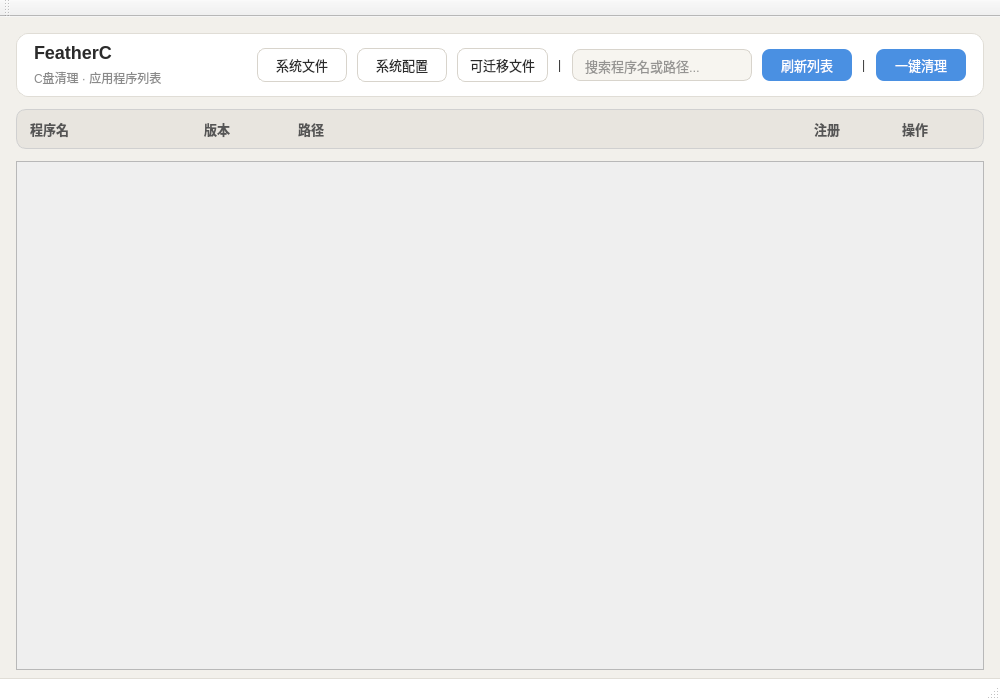
<?xml version="1.0" encoding="UTF-8"?>
<ui version="4.0">
 <class>FeatherCClass</class>
 <widget class="QMainWindow" name="FeatherCClass">
  <property name="geometry">
   <rect>
    <x>0</x>
    <y>0</y>
    <width>1000</width>
    <height>700</height>
   </rect>
  </property>
  <property name="minimumSize">
   <size>
    <width>800</width>
    <height>500</height>
   </size>
  </property>
  <property name="windowTitle">
   <string>FeatherC · C盘清理工具</string>
  </property>
  <property name="styleSheet">
   <string notr="true">/* 整体背景：浅暖灰 */
QMainWindow {
    background-color: #F2F0EB;
}

/* 中央容器 */
QWidget#centralWidget {
    background-color: #F2F0EB;
}

/* 更多按钮菜单 */
QMenu {
    background-color: #FFFFFF;
    border: 1px solid #D8D4CC;
    border-radius: 8px;
    padding: 6px;
}
QMenu::item {
    padding: 6px 22px;
    border-radius: 6px;
    font-size: 13px;
    color: #2B2B2B;
}
QMenu::item:selected {
    background-color: #E8F0FB;
    color: #2C6BA8;
}
QMenu::separator {
    height: 1px;
    background: #E0DDD6;
    margin: 4px 8px;
}

/* 滚动条美化 */
QScrollBar:vertical {
    background: transparent;
    width: 10px;
    margin: 0;
}
QScrollBar::handle:vertical {
    background: #C8C4BC;
    border-radius: 5px;
    min-height: 30px;
}
QScrollBar::handle:vertical:hover {
    background: #A8A49C;
}
QScrollBar::add-line:vertical,
QScrollBar::sub-line:vertical {
    height: 0;
}
QScrollBar::add-page:vertical,
QScrollBar::sub-page:vertical {
    background: transparent;
}</string>
  </property>
  <widget class="QWidget" name="centralWidget">
   <layout class="QVBoxLayout" name="rootLayout">
    <property name="spacing">
     <number>12</number>
    </property>
    <property name="leftMargin">
     <number>16</number>
    </property>
    <property name="topMargin">
     <number>16</number>
    </property>
    <property name="rightMargin">
     <number>16</number>
    </property>
    <property name="bottomMargin">
     <number>8</number>
    </property>
    <item>
     <widget class="QWidget" name="topBar" native="true">
      <property name="minimumSize">
       <size>
        <width>0</width>
        <height>64</height>
       </size>
      </property>
      <property name="maximumSize">
       <size>
        <width>16777215</width>
        <height>64</height>
       </size>
      </property>
      <property name="styleSheet">
       <string notr="true">QWidget#topBar {
    background-color: #FFFFFF;
    border: 1px solid #E0DDD6;
    border-radius: 12px;
}</string>
      </property>
      <layout class="QHBoxLayout" name="topLayout">
       <property name="spacing">
        <number>10</number>
       </property>
       <property name="leftMargin">
        <number>18</number>
       </property>
       <property name="topMargin">
        <number>8</number>
       </property>
       <property name="rightMargin">
        <number>18</number>
       </property>
       <property name="bottomMargin">
        <number>8</number>
       </property>
       <item>
        <layout class="QVBoxLayout" name="titleBox">
         <property name="spacing">
          <number>2</number>
         </property>
         <item>
          <widget class="QLabel" name="titleLabel">
           <property name="styleSheet">
            <string notr="true">QLabel#titleLabel {
    font-size: 18px;
    font-weight: bold;
    color: #2B2B2B;
}</string>
           </property>
           <property name="text">
            <string>FeatherC</string>
           </property>
          </widget>
         </item>
         <item>
          <widget class="QLabel" name="subTitleLabel">
           <property name="styleSheet">
            <string notr="true">QLabel#subTitleLabel {
    font-size: 12px;
    color: #8A8A8A;
}</string>
           </property>
           <property name="text">
            <string>C盘清理 · 应用程序列表</string>
           </property>
          </widget>
         </item>
        </layout>
       </item>
       <item>
        <spacer name="titleSpacer">
         <property name="orientation">
          <enum>Qt::Orientation::Horizontal</enum>
         </property>
         <property name="sizeHint" stdset="0">
          <size>
           <width>20</width>
           <height>20</height>
          </size>
         </property>
        </spacer>
       </item>
       <item>
        <widget class="QPushButton" name="syscleanTempBtn">
         <property name="minimumSize">
          <size>
           <width>90</width>
           <height>32</height>
          </size>
         </property>
         <property name="cursor">
          <cursorShape>PointingHandCursor</cursorShape>
         </property>
         <property name="toolTip">
          <string>清理系统临时文件与用户临时文件</string>
         </property>
         <property name="styleSheet">
          <string notr="true">QPushButton#syscleanTempBtn {
    background-color: #FFFFFF;
    color: #2B2B2B;
    border: 1px solid #D8D4CC;
    border-radius: 8px;
    padding: 6px 12px;
    font-size: 13px;
}
QPushButton#syscleanTempBtn:hover {
    background-color: #F7F5F0;
    border: 1px solid #4A90E2;
    color: #2C6BA8;
}
QPushButton#syscleanTempBtn:pressed {
    background-color: #E8F0FB;
    border: 1px solid #357ABD;
}</string>
         </property>
         <property name="text">
          <string>系统文件</string>
         </property>
        </widget>
       </item>
       <item>
        <widget class="QPushButton" name="sysToolConfigBtn">
         <property name="minimumSize">
          <size>
           <width>90</width>
           <height>32</height>
          </size>
         </property>
         <property name="cursor">
          <cursorShape>PointingHandCursor</cursorShape>
         </property>
         <property name="toolTip">
          <string>清理缩略图、DNS、图标缓存等</string>
         </property>
         <property name="styleSheet">
          <string notr="true">QPushButton#sysToolConfigBtn {
    background-color: #FFFFFF;
    color: #2B2B2B;
    border: 1px solid #D8D4CC;
    border-radius: 8px;
    padding: 6px 12px;
    font-size: 13px;
}
QPushButton#sysToolConfigBtn:hover {
    background-color: #F7F5F0;
    border: 1px solid #4A90E2;
    color: #2C6BA8;
}
QPushButton#sysToolConfigBtn:pressed {
    background-color: #E8F0FB;
    border: 1px solid #357ABD;
}</string>
         </property>
         <property name="text">
          <string>系统配置</string>
         </property>
        </widget>
       </item>
       <item>
        <widget class="QPushButton" name="MFoldersBtn">
         <property name="minimumSize">
          <size>
           <width>90</width>
           <height>32</height>
          </size>
         </property>
         <property name="cursor">
          <cursorShape>PointingHandCursor</cursorShape>
         </property>
         <property name="toolTip">
          <string>回收站、Windows更新缓存、浏览器缓存等</string>
         </property>
         <property name="styleSheet">
          <string notr="true">QPushButton#MFoldersBtn {
    background-color: #FFFFFF;
    color: #2B2B2B;
    border: 1px solid #D8D4CC;
    border-radius: 8px;
    padding: 6px 12px;
    font-size: 13px;
}
QPushButton#MFoldersBtn:hover {
    background-color: #F7F5F0;
    border: 1px solid #4A90E2;
    color: #2C6BA8;
}
QPushButton#MFoldersBtn:pressed {
    background-color: #E8F0FB;
    border: 1px solid #357ABD;
}</string>
         </property>
         <property name="text">
          <string>可迁移文件</string>
         </property>
        </widget>
       </item>
       <item>
        <widget class="QLabel" name="label">
         <property name="styleSheet">
          <string notr="true">QLabel#label {
    color: rgb(44, 44, 44);
}</string>
         </property>
         <property name="text">
          <string>|</string>
         </property>
        </widget>
       </item>
       <item>
        <widget class="QLineEdit" name="searchEdit">
         <property name="minimumSize">
          <size>
           <width>180</width>
           <height>32</height>
          </size>
         </property>
         <property name="maximumSize">
          <size>
           <width>240</width>
           <height>32</height>
          </size>
         </property>
         <property name="styleSheet">
          <string notr="true">QLineEdit#searchEdit {
    background-color: #F7F5F0;
    border: 1px solid #D8D4CC;
    border-radius: 8px;
    padding: 6px 10px;
    font-size: 13px;
    color: #333333;
}
QLineEdit#searchEdit:focus {
    border: 1px solid #4A90E2;
    background-color: #FFFFFF;
}</string>
         </property>
         <property name="placeholderText">
          <string>搜索程序名或路径...</string>
         </property>
         <property name="clearButtonEnabled">
          <bool>true</bool>
         </property>
        </widget>
       </item>
       <item>
        <widget class="QPushButton" name="refreshBtn">
         <property name="minimumSize">
          <size>
           <width>90</width>
           <height>32</height>
          </size>
         </property>
         <property name="cursor">
          <cursorShape>PointingHandCursor</cursorShape>
         </property>
         <property name="styleSheet">
          <string notr="true">QPushButton#refreshBtn {
    background-color: #4A90E2;
    color: white;
    border: none;
    border-radius: 8px;
    padding: 6px 14px;
    font-size: 13px;
}
QPushButton#refreshBtn:hover {
    background-color: #357ABD;
}
QPushButton#refreshBtn:pressed {
    background-color: #2C6BA8;
}</string>
         </property>
         <property name="text">
          <string>刷新列表</string>
         </property>
        </widget>
       </item>
       <item>
        <widget class="QLabel" name="label_2">
         <property name="styleSheet">
          <string notr="true">QLabel#label_2 {
    color: rgb(52, 52, 52);
}</string>
         </property>
         <property name="text">
          <string>|</string>
         </property>
        </widget>
       </item>
       <item>
        <widget class="QPushButton" name="cleanAllBtn">
         <property name="minimumSize">
          <size>
           <width>90</width>
           <height>32</height>
          </size>
         </property>
         <property name="cursor">
          <cursorShape>PointingHandCursor</cursorShape>
         </property>
         <property name="toolTip">
          <string>扫描并清理常见C盘垃圾</string>
         </property>
         <property name="styleSheet">
          <string notr="true">QPushButton#cleanAllBtn {
    background-color: #4A90E2;
    color: #FFFFFF;
    border: none;
    border-radius: 8px;
    padding: 6px 12px;
    font-size: 13px;
}
QPushButton#cleanAllBtn:hover {
    background-color: #357ABD;
    color: #FFFFFF;
}
QPushButton#cleanAllBtn:pressed {
    background-color: #2C6BA8;
    color: #FFFFFF;
}</string>
         </property>
         <property name="text">
          <string>一键清理</string>
         </property>
        </widget>
       </item>
      </layout>
     </widget>
    </item>
    <item>
     <widget class="QWidget" name="headerBar" native="true">
      <property name="minimumSize">
       <size>
        <width>0</width>
        <height>40</height>
       </size>
      </property>
      <property name="maximumSize">
       <size>
        <width>16777215</width>
        <height>40</height>
       </size>
      </property>
      <property name="styleSheet">
       <string notr="true">QWidget#headerBar {
    background-color: #E8E5DF;
    border: 1px solid #D0D0D0;
    border-radius: 10px;
}
QWidget#headerBar QLabel {
    background: transparent;
    border: none;
    color: #555555;
    font-weight: bold;
    font-size: 13px;
}</string>
      </property>
      <layout class="QHBoxLayout" name="headerLayout">
       <property name="spacing">
        <number>14</number>
       </property>
       <property name="leftMargin">
        <number>14</number>
       </property>
       <property name="topMargin">
        <number>0</number>
       </property>
       <property name="rightMargin">
        <number>14</number>
       </property>
       <property name="bottomMargin">
        <number>0</number>
       </property>
       <item>
        <widget class="QLabel" name="headerName">
         <property name="minimumSize">
          <size>
           <width>160</width>
           <height>0</height>
          </size>
         </property>
         <property name="maximumSize">
          <size>
           <width>220</width>
           <height>16777215</height>
          </size>
         </property>
         <property name="text">
          <string>程序名</string>
         </property>
        </widget>
       </item>
       <item>
        <widget class="QLabel" name="headerVersion">
         <property name="minimumSize">
          <size>
           <width>80</width>
           <height>0</height>
          </size>
         </property>
         <property name="maximumSize">
          <size>
           <width>120</width>
           <height>16777215</height>
          </size>
         </property>
         <property name="text">
          <string>版本</string>
         </property>
        </widget>
       </item>
       <item>
        <widget class="QLabel" name="headerPath">
         <property name="sizePolicy">
          <sizepolicy hsizetype="Expanding" vsizetype="Preferred">
           <horstretch>1</horstretch>
           <verstretch>0</verstretch>
          </sizepolicy>
         </property>
         <property name="text">
          <string>路径</string>
         </property>
        </widget>
       </item>
       <item>
        <widget class="QLabel" name="headerRegistered">
         <property name="minimumSize">
          <size>
           <width>70</width>
           <height>0</height>
          </size>
         </property>
         <property name="text">
          <string>         注册</string>
         </property>
         <property name="alignment">
          <set>Qt::AlignmentFlag::AlignCenter</set>
         </property>
        </widget>
       </item>
       <item>
        <widget class="QLabel" name="headerAction">
         <property name="minimumSize">
          <size>
           <width>110</width>
           <height>0</height>
          </size>
         </property>
         <property name="text">
          <string>操作</string>
         </property>
         <property name="alignment">
          <set>Qt::AlignmentFlag::AlignCenter</set>
         </property>
        </widget>
       </item>
      </layout>
     </widget>
    </item>
    <item>
     <widget class="QScrollArea" name="listScroll">
      <property name="styleSheet">
       <string notr="true">QScrollArea#listScroll {
    background: transparent;
    border: none;
}
QScrollArea#listScroll &gt; QWidget &gt; QWidget {
    background: transparent;
}</string>
      </property>
      <property name="horizontalScrollBarPolicy">
       <enum>Qt::ScrollBarPolicy::ScrollBarAlwaysOff</enum>
      </property>
      <property name="widgetResizable">
       <bool>true</bool>
      </property>
      <widget class="QWidget" name="listContainer">
       <property name="geometry">
        <rect>
         <x>0</x>
         <y>0</y>
         <width>968</width>
         <height>489</height>
        </rect>
       </property>
       <property name="styleSheet">
        <string notr="true">QWidget#listContainer {
    background: transparent;
}</string>
       </property>
       <layout class="QVBoxLayout" name="listLayout">
        <property name="spacing">
         <number>8</number>
        </property>
        <property name="leftMargin">
         <number>0</number>
        </property>
        <property name="topMargin">
         <number>0</number>
        </property>
        <property name="rightMargin">
         <number>0</number>
        </property>
        <property name="bottomMargin">
         <number>0</number>
        </property>
        <item>
         <spacer name="listSpacer">
          <property name="orientation">
           <enum>Qt::Orientation::Vertical</enum>
          </property>
          <property name="sizeHint" stdset="0">
           <size>
            <width>20</width>
            <height>40</height>
           </size>
          </property>
         </spacer>
        </item>
       </layout>
      </widget>
     </widget>
    </item>
   </layout>
  </widget>
  <widget class="QMenuBar" name="menuBar">
   <property name="geometry">
    <rect>
     <x>0</x>
     <y>0</y>
     <width>1000</width>
     <height>20</height>
    </rect>
   </property>
  </widget>
  <widget class="QToolBar" name="mainToolBar">
   <attribute name="toolBarArea">
    <enum>TopToolBarArea</enum>
   </attribute>
   <attribute name="toolBarBreak">
    <bool>false</bool>
   </attribute>
  </widget>
  <widget class="QStatusBar" name="statusBar">
   <property name="styleSheet">
    <string notr="true">QStatusBar {
    background-color: #FFFFFF;
    border-top: 1px solid #E0DDD6;
    color: #666666;
    font-size: 12px;
}</string>
   </property>
  </widget>
 </widget>
 <layoutdefault spacing="6" margin="11"/>
 <resources>
  <include location="FeatherC.qrc"/>
 </resources>
 <connections/>
</ui>
